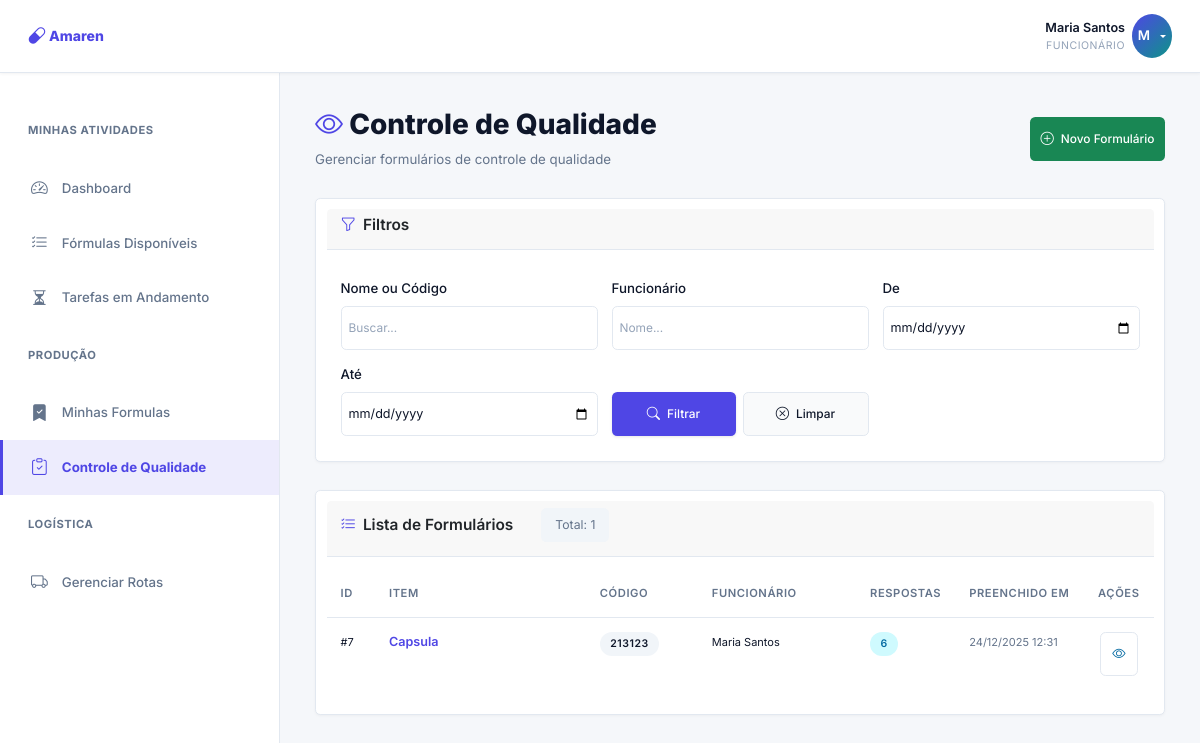
Screenshot of /dashboard/controle-qualidade/ (signed in) with the database file from the repository.
### core/models.py (models this page shows, shortened)
class HistoricoControleQualidade(models.Model):
    id_controle = models.CharField(max_length=100, null=True, blank=True, help_text="ID ou referência do item (preenchido pelo funcionário)")
    nome_item = models.CharField(max_length=200, null=True, blank=True, help_text="Nome do item/produto sendo inspecionado")
    codigo_item = models.CharField(max_length=100, blank=True, help_text="Código do item (opcional)")
    funcionario = models.ForeignKey(User, on_delete=models.CASCADE, related_name='formularios_controle_qualidade')
    pontuacao = models.DecimalField(max_digits=10, decimal_places=2, null=True, blank=True, help_text="Pontuação obtida no formulário")
    preenchido_em = models.DateTimeField(auto_now_add=True)
    atualizado_em = models.DateTimeField(auto_now=True)
    class Meta:
        ordering = ['-preenchido_em']
        verbose_name = 'Formulário de Controle de Qualidade'
        verbose_name_plural = 'Formulários de Controle de Qualidade'

### dashboard/views.py (the view, shortened to what this page needs)
# urls.py: path('controle-qualidade/', views.controle_qualidade, name='controle_qualidade'),
@login_required
def controle_qualidade(request):
    is_gerente = request.user.groups.filter(name__in=['Gerente', 'Superadmin']).exists() or request.user.is_superuser
    if is_gerente:
        formularios = HistoricoControleQualidade.objects.select_related(
            'funcionario'
        ).prefetch_related(
            'respostas',
            'respostas__pergunta'
        ).order_by('-preenchido_em')
    else:
        formularios = HistoricoControleQualidade.objects.filter(
            funcionario=request.user
        ).select_related(
            'funcionario'
        ).prefetch_related(
            'respostas',
            'respostas__pergunta'
        ).order_by('-preenchido_em')
    filtros = {
        'nome': '',
        'funcionario': '',
        'data_inicio': '',
        'data_fim': '',
    }
    nome_filtro = request.GET.get('nome', '').strip()
    if nome_filtro:
        formularios = formularios.filter(
            Q(nome_item__icontains=nome_filtro) | Q(codigo_item__icontains=nome_filtro)
        )
        filtros['nome'] = nome_filtro
    funcionario_filtro = request.GET.get('funcionario', '').strip()
    data_inicio_filtro = request.GET.get('data_inicio', '').strip()
    data_fim_filtro = request.GET.get('data_fim', '').strip()
    paginator = Paginator(formularios, 20)
    page_number = request.GET.get('page', 1)
    formularios_page = paginator.get_page(page_number)
    funcionarios_lista = HistoricoControleQualidade.objects.values_list(
        'funcionario__first_name', 'funcionario__last_name', 'funcionario__username'
    ).distinct().order_by('funcionario__first_name')
    funcionarios_json = []
    for first_name, last_name, username in funcionarios_lista:
        nome_completo = f"{first_name} {last_name}".strip()
        if not nome_completo:
            nome_completo = username
        funcionarios_json.append({'nome': nome_completo})
    funcionarios_json = json.dumps(funcionarios_json)
    context = {
        'formularios': formularios_page,
        'page_obj': formularios_page,
        'is_paginated': bool(formularios),
        'total_formularios': formularios.count(),
        'is_gerente': is_gerente,
        'filtros': filtros,
        'funcionarios_json': funcionarios_json,
    }
    LogAuditoria.objects.create(
        usuario=request.user,
        acao='outros',
        descricao='Acessou lista de Controle de Qualidade',
        ip_address=request.META.get('REMOTE_ADDR')
    )
    return render(request, 'dashboard/controle_qualidade.html', context)

### templates/dashboard/controle_qualidade.html (shortened to what this page needs)
{% extends 'base.html' %}
{% block content %}
<div style="margin-bottom: 2rem; display: flex; justify-content: space-between; align-items: center;">
    <div>
        <h1 style="font-size: 2rem; font-weight: 800; margin: 0;">
            <i class="bi bi-eye" style="color: #4f46e5;"></i> Controle de Qualidade
        </h1>
        <p style="color: #64748b; margin: 0.5rem 0 0 0; font-size: 0.95rem;">
            Gerenciar formulários de controle de qualidade
        </p>
    </div>
    <a href="{% url 'dashboard:controle_qualidade_novo' %}" class="btn btn-success">
        <i class="bi bi-plus-circle"></i> Novo Formulário
    </a>
</div>
<div class="card" style="margin-bottom: 2rem;">
    <div class="card-header" style="border-bottom: 1px solid #e2e8f0;">
        <h3 class="card-title">
            <i class="bi bi-funnel" style="color: #4f46e5;"></i>
            Filtros
        </h3>
    </div>
    <div style="padding: 1rem;">
        <form method="get" id="filtros-form" class="form-row" style="align-items: flex-end;">
            <div>
                <label class="form-label">
                    Nome ou Código
                </label>
                <input type="text" class="form-control" name="nome"
                       value="{{ filtros.nome }}" placeholder="Buscar...">
            </div>
            <div class="autocomplete-container">
                <label class="form-label">
                    Funcionário
                </label>
                <input type="text" class="form-control" id="filtro-funcionario"
                       name="funcionario"
                       value="{{ filtros.funcionario }}"
                       placeholder="Nome..."
                       autocomplete="off">
            </div>
            <div>
                <label class="form-label">
                    De
                </label>
                <input type="date" class="form-control"
                       name="data_inicio" value="{{ filtros.data_inicio }}">
            </div>
            <div>
                <label class="form-label">
                    Até
                </label>
                <input type="date" class="form-control"
                       name="data_fim" value="{{ filtros.data_fim }}">
            </div>
            <div style="display: flex; gap: 0.5rem; width: 100%; margin-top: var(--spacing-sm);">
                <button type="submit" class="btn btn-primary" style="flex: 1;">
                    <i class="bi bi-search"></i> Filtrar
                </button>
                <a href="{% url 'dashboard:controle_qualidade' %}" class="btn btn-secondary" style="flex: 1;">
                    <i class="bi bi-x-circle"></i> Limpar
                </a>
            </div>
        </form>
    </div>
</div>
{% if page_obj %}
<div class="card">
    <div class="card-header" style="border-bottom: 1px solid #e2e8f0;">
        <div style="display: flex; justify-content: space-between; align-items: center; gap: 2rem;">
            <h3 class="card-title" style="margin: 0;">
                <i class="bi bi-list-check" style="color: #4f46e5;"></i>
                Lista de Formulários
            </h3>
            <small style="color: #64748b; white-space: nowrap; padding: 0.5rem 1rem; background: #f1f5f9; border-radius: 0.375rem;">
                {% if page_obj.has_other_pages %}
                    Exibindo {{ page_obj.start_index }} a {{ page_obj.end_index }} de {{ page_obj.paginator.count }}
                {% else %}
                    Total: {{ page_obj.paginator.count }}
                {% endif %}
            </small>
        </div>
    </div>
    <div style="overflow-x: auto;">
        <table class="table">
            <thead>
                <tr>
                    <th style="width: 6%;">ID</th>
                    <th style="width: 28%;">Item</th>
                    <th style="width: 14%;">Código</th>
                    <th style="width: 20%;">Funcionário</th>
                    <th style="width: 10%;">Respostas</th>
                    <th style="width: 16%;">Preenchido em</th>
                    <th style="width: 12%; text-align: center;">Ações</th>
                </tr>
            </thead>
            <tbody>
                {% for formulario in formularios %}
                <tr>
                    <td><small>#{{ formulario.id }}</small></td>
                    <td style="font-weight: 600; color: #4f46e5;">
                        {{ formulario.nome_item }}
                    </td>
                    <td>
                        {% if formulario.codigo_item %}
                            <span class="badge" style="background: #f1f5f9; color: #0f172a;">
                                {{ formulario.codigo_item }}
                            </span>
                        {% else %}
                            <span class="text-muted">-</span>
                        {% endif %}
                    </td>
                    <td>
                        <small>{{ formulario.funcionario.get_full_name|default:formulario.funcionario.username }}</small>
                    </td>
                    <td>
                        <span class="badge" style="background: #cffafe; color: #0369a1;">
                            {{ formulario.respostas.count }}
                        </span>
                    </td>
                    <td>
                        <small style="color: #64748b;">
                            {{ formulario.preenchido_em|date:"d/m/Y H:i" }}
                        </small>
                    </td>
                    <td style="text-align: center;">
                        <div style="display: flex; gap: 0.5rem; justify-content: center;">
                            <a href="{% url 'dashboard:controle_qualidade_detalhe' formulario.id %}"
                               class="btn"
                               style="padding: 0.4rem 0.8rem; border: 1px solid #e2e8f0; border-radius: 0.4rem; font-size: 0.85rem; color: #0369a1;"
                               title="Ver detalhes">
                                <i class="bi bi-eye"></i>
                            </a>
                        </div>
                    </td>
                </tr>
                {% endfor %}
            </tbody>
        </table>
    </div>
</div>
{% else %}
<div style="background: #f0fdf4; border: 1px solid #86efac; color: #166534; padding: 2rem; border-radius: 0.5rem; text-align: center;">
    <i class="bi bi-inbox" style="font-size: 2rem;"></i>
    <p style="margin-top: 1rem;">Nenhum formulário encontrado com os filtros aplicados.</p>
</div>
{% endif %}
{% endblock %}

### templates/base.html (shortened to what this page needs)
{% load static %}
<!DOCTYPE html>
<html lang="pt-BR">
<head>
    <link href="https://cdn.jsdelivr.net/npm/bootstrap@5.3.0/dist/css/bootstrap.min.css" rel="stylesheet">
    <link rel="stylesheet" href="https://cdn.jsdelivr.net/npm/bootstrap-icons@1.11.0/font/bootstrap-icons.css">
    <link rel="stylesheet" href="{% static 'css/style.css' %}">
</head>
<body>
    {% if user.is_authenticated %}
        <nav class="navbar">
            <div class="navbar-brand">
                <i class="bi bi-capsule"></i> Amaren
            </div>
            <div class="user-menu">
                <div class="user-info">
                    <div class="user-name">{{ user.get_full_name|default:user.username }}</div>
                    <div class="user-role">
                        {% if user.is_superuser %}Admin
                        {% elif user.groups.all %}{{ user.groups.all|first }}
                        {% else %}Funcionário{% endif %}
                    </div>
                </div>
                <div class="dropdown">
                    <button class="user-avatar dropdown-toggle" data-dropdown="user-menu" title="Menu do usuário">
                        {{ user.first_name|first|upper }}
                    </button>
                </div>
            </div>
        </nav>
        <div class="layout">
            {% if user.is_superuser or user.groups.all.0.name == 'Superadmin' or user.groups.all.0.name == 'Gerente' %}
                <aside class="sidebar">
                    {% include 'includes/sidebar_gerente_admin.html' %}
                </aside>
            {% elif user.groups.all.0.name == 'Funcionário' %}
                <aside class="sidebar">
                    {% include 'includes/sidebar_funcionario.html' %}
                </aside>
            {% endif %}
            <main class="main-content">
                {% block content %}{% endblock %}
            </main>
        </div>
    {% else %}
        {% block login_content %}{% endblock %}
    {% endif %}
</body>
</html>

### templates/dashboard/controle_qualidade.html (style rules this page uses)
.autocomplete-container { position: relative; }

### rows the page displays
HistoricoControleQualidade: id "7", nome_item "Capsula", codigo_item "213123", funcionario.get_full_name "Maria Santos", respostas.count "6", preenchido_em "24/12/2025 12:31"

### other values shown
{{ user.get_full_name|default:user.username }} "Maria Santos"
{{ user.groups.all|first }} "FUNCIONÁRIO"
{{ user.first_name|first|upper }} "M"
{{ page_obj.paginator.count }} "1"
